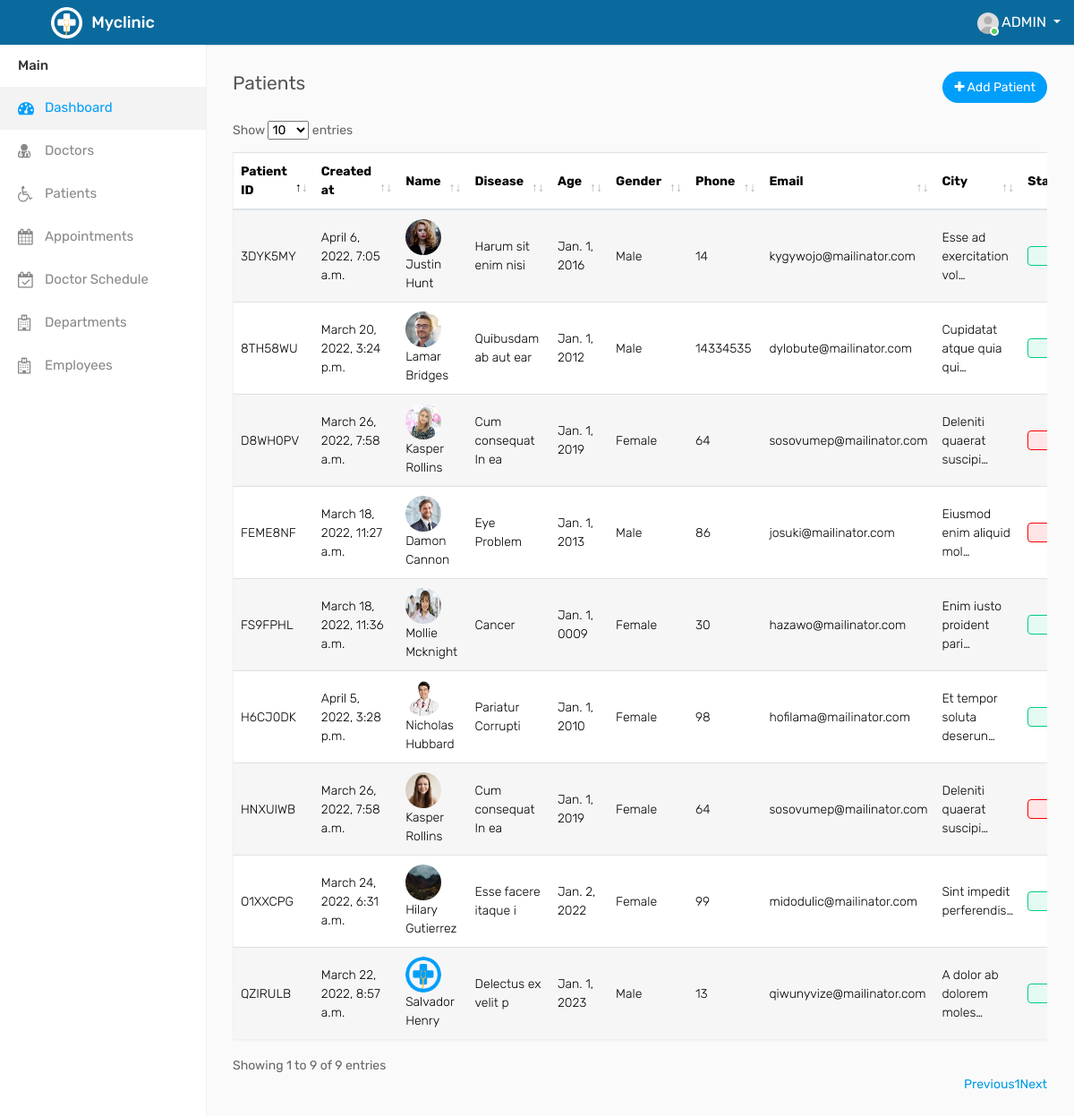
Screenshot of /patients (signed in) with the database file from the repository.
### myclinic/models.py (models this page shows, shortened)
class Patient(models.Model):
    code_length = 7
    code = models.CharField(max_length=code_length, editable=False, default=generate_id_length, unique=True, verbose_name='Patient ID')
    fname = models.CharField(max_length=255)
    lname = models.CharField(max_length=255)
    uname = models.CharField(max_length=255, verbose_name='username')
    slug = models.SlugField(max_length=255, unique=True)
    disease = models.CharField(max_length=20)
    created_at = models.DateTimeField(auto_now_add=True)
    updated_at = models.DateTimeField(auto_now=True)
    email = models.EmailField(max_length=255)
    birthday = models.DateField(auto_now=False)
    GENDER_CHOICES = (
        ('M', 'Male'),
        ('F', 'Female'),
    )
    gender = models.CharField(max_length=1, choices=GENDER_CHOICES)
    address = models.CharField(max_length=255)
    country = models.ForeignKey(Country, on_delete=models.SET_NULL, blank=True, null=True)
    state = models.ForeignKey(State, on_delete=models.SET_NULL, blank=True, null=True)
    city = models.CharField(max_length=255)
    postal_code = models.IntegerField()
    phone = models.IntegerField()
    image = models.ImageField(upload_to='img/patients', null=True)
    STATE_CHOICES = (
        ('A', 'Active'),
        ('B', 'Inactive'),
    )
    status = models.CharField(max_length=1, choices=STATE_CHOICES)
    def is_activated(self):
        if self.status == 'A':
            return True
        return False
    is_activated.boolean = True
    is_activated.short_description = "Status"
    @property
    def fullname(self):
        return f"{self.fname} {self.lname}"

### myclinic/views.py (the view)
# urls.py: path('patients', views.patients, name='patients'),
@login_required(login_url='login')
def patients(request):
    pat_obj = Patient.objects.all().order_by('-updated_at')
    content = {
        'pat_obj': pat_obj
    }
    return render(request, 'pages/patient/patient.html', content)

### templates/pages/patient/patient.html (shortened to what this page needs)
{% extends 'master/master.html' %}
{% load static %}
{% block content %}
    <div class="page-wrapper">
        <div class="content">
            <div class="row">
                <div class="col-sm-4 col-3">
                    <h4 class="page-title">Patients</h4>
                </div>
                <div class="col-sm-8 col-9 text-right m-b-20">
                    <a href="{% url 'add-patient' %}" class="btn btn btn-primary btn-rounded float-right"><i
                            class="fa fa-plus"></i> Add Patient</a>
                </div>
            </div>
            <div class="row">
                <div class="col-md-12">
                    <div class="table-responsive">
                        <table class="table table-border table-striped custom-table datatable mb-0 table-hover">
                            <thead>
                            <tr>
                                <th>Patient ID</th>
                                <th>Created at</th>
                                <th>Name</th>
                                <th>Disease</th>
                                <th>Age</th>
                                <th>Gender</th>
                                <th>Phone</th>
                                <th>Email</th>
                                <th>City</th>
                                <th>Status</th>
                            </tr>
                            </thead>
                            <tbody>
                            {% for patient in pat_obj %}
                                <tr>
                                    <td>{{ patient.code }}</td>
                                    <td>{{ patient.created_at }}</td>
                                    <td><img width="40" height="40" src="{{ patient.image.url }}"
                                             class="rounded-circle m-r-5" alt="">{{ patient.fullname }}</td>
                                    <td>{{ patient.disease }}</td>
                                    <td>{{ patient.birthday }}</td>
                                    <td>{{ patient.get_gender_display }}</td>
                                    <td>{{ patient.phone }}</td>
                                    <td>{{ patient.email }}</td>
                                    <td>{{ patient.city |truncatechars_html:25 }}</td>
                                    {% if patient.is_activated == True %}
                                        {% with status='Active' %}
                                            <td><span class="custom-badge status-green">{{ status }}</span></td>
                                        {% endwith %}
                                    {% else %}
                                        {% with status='Inactive' %}
                                            <td><span class="custom-badge status-red">{{ status }}</span></td>
                                        {% endwith %}
                                    {% endif %}
                                </tr>
                            {% endfor %}
                            </tbody>
                        </table>
                    </div>
                </div>
            </div>
        </div>
    </div>
{% endblock %}

### templates/layouts/header.html (shortened to what this page needs)
<!DOCTYPE html>
{% load static %}
<html lang="en">
<head>
    <link rel="stylesheet" type="text/css" href="{% static 'assets/css/bootstrap.min.css' %}">
    <link rel="stylesheet" type="text/css" href="{% static 'assets/css/font-awesome.min.css' %}">
    <link rel="stylesheet" type="text/css" href="{% static 'assets/css/select2.min.css' %}">
    <link rel="stylesheet" type="text/css" href="{% static 'assets/css/dataTables.bootstrap4.min.css' %}">
    <link rel="stylesheet" type="text/css" href="{% static 'assets/css/bootstrap-datetimepicker.min.css' %}">
    <link rel="stylesheet" type="text/css" href="{% static 'assets/css/style.css' %}">
</head>
<body>
<div class="main-wrapper">
    <div class="header">
        <div class="header-left">
            <a href="/index" class="logo">
                <img src="/static/assets/img/logo.png" width="35" height="35" alt=""> <span>Myclinic</span>
            </a>
        </div>
        <ul class="nav user-menu float-right">
            <li class="nav-item dropdown has-arrow">
                <a href="#" class="dropdown-toggle nav-link user-link" data-toggle="dropdown">
                        <span class="user-img">
							<img class="rounded-circle" src="/static/assets/img/user.jpg" width="24" alt="Admin">
							<span class="status online"></span>
						</span>
                    <span>{{ user| upper }}</span>
                </a>
            </li>
        </ul>
    </div>

### rows the page displays
Patient: code "3DYK5MY", created_at "April 6, 2022, 7:05 a.m.", image (picture), fullname "Justin Hunt", disease "Harum sit enim nisi", birthday "Jan. 1, 2016", gender "Male", phone "14", email "kygywojo@mailinator.com", city "Esse ad exercitation vol…"
Patient: code "H6CJ0DK", created_at "April 5, 2022, 3:28 p.m.", image (picture), fullname "Nicholas Hubbard", disease "Pariatur Corrupti", birthday "Jan. 1, 2010", gender "Female", phone "98", email "hofilama@mailinator.com", city "Et tempor soluta deserun…"
Patient: code "8TH58WU", created_at "March 20, 2022, 3:24 p.m.", image (picture), fullname "Lamar Bridges", disease "Quibusdam ab aut ear", birthday "Jan. 1, 2012", gender "Male", phone "14334535", email "dylobute@mailinator.com", city "Cupidatat atque quia qui…"
Patient: code "D8WH0PV", created_at "March 26, 2022, 7:58 a.m.", image (picture), fullname "Kasper Rollins", disease "Cum consequat In ea", birthday "Jan. 1, 2019", gender "Female", phone "64", email "sosovumep@mailinator.com", city "Deleniti quaerat suscipi…"
Patient: code "HNXUIWB", created_at "March 26, 2022, 7:58 a.m.", image (picture), fullname "Kasper Rollins", disease "Cum consequat In ea", birthday "Jan. 1, 2019", gender "Female", phone "64", email "sosovumep@mailinator.com", city "Deleniti quaerat suscipi…"
Patient: code "O1XXCPG", created_at "March 24, 2022, 6:31 a.m.", image (picture), fullname "Hilary Gutierrez", disease "Esse facere itaque i", birthday "Jan. 2, 2022", gender "Female", phone "99", email "midodulic@mailinator.com", city "Sint impedit perferendis…"
Patient: code "QZIRULB", created_at "March 22, 2022, 8:57 a.m.", image (picture), fullname "Salvador Henry", disease "Delectus ex velit p", birthday "Jan. 1, 2023", gender "Male", phone "13", email "qiwunyvize@mailinator.com", city "A dolor ab dolorem moles…"
Patient: code "FS9FPHL", created_at "March 18, 2022, 11:36 a.m.", image (picture), fullname "Mollie Mcknight", disease "Cancer", birthday "Jan. 1, 0009", gender "Female", phone "30", email "hazawo@mailinator.com", city "Enim iusto proident pari…"
Patient: code "FEME8NF", created_at "March 18, 2022, 11:27 a.m.", image (picture), fullname "Damon Cannon", disease "Eye Problem", birthday "Jan. 1, 2013", gender "Male", phone "86", email "josuki@mailinator.com", city "Eiusmod enim aliquid mol…"

### other values shown
{{ user| upper }} "ADMIN"
